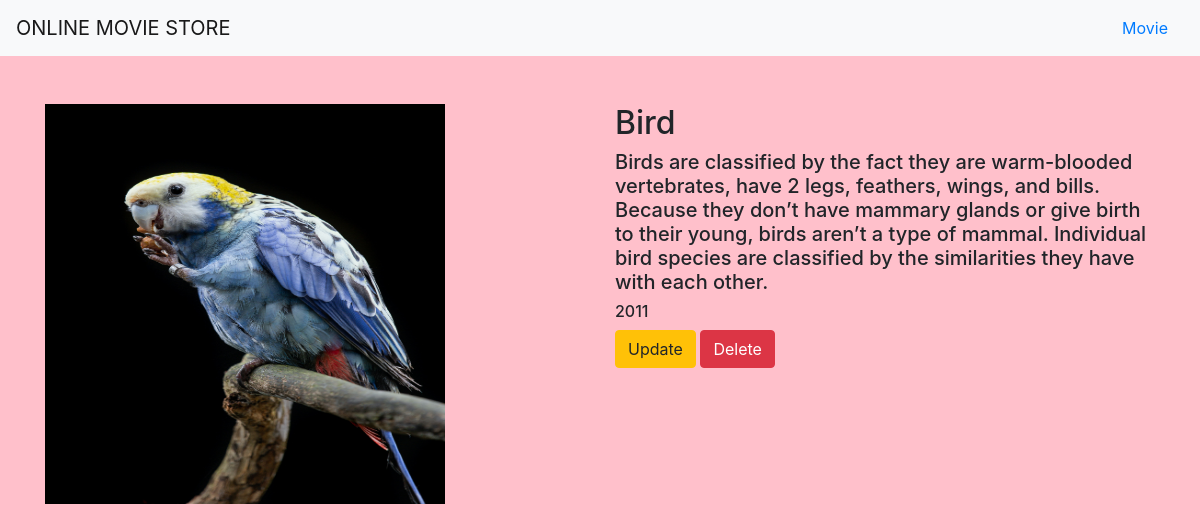
The app's page /movie/4/ with its own data.
### movieapp/models.py (models this page shows, shortened)
class Movie(models.Model):
    name=models.CharField(max_length=250)
    desc=models.TextField()
    year=models.IntegerField()
    img=models.ImageField(upload_to='gallery',null = True)

### movieapp/views.py (the view)
# urls.py: path('movie/<int:movie_id>/',views.detail,name="detail"),
def detail(request,movie_id):
    movie = Movie.objects.get(id=movie_id)
    return render(request,'detail.html',{'movie':movie})

### templates/detail.html
{% extends 'base.html' %}
{% block body %}
<div class="container">
    <div class="row">
        <div class ="col-md-6">
            <img src = "{{movie.img.url}}" width="400" height="400">
        </div>
        <div class ="col-md-6">
            <h2>{{movie.name}}</h2>
            <h5>{{movie.desc}}</h5>
            <h6>{{movie.year}}</h6>
            <a class="btn btn-warning" href = "{% url 'movieapp:update' movie.id %}">Update</a>
            <a class= "btn btn-danger" href = "{% url 'movieapp:delete' movie.id %}">Delete</a>
        </div>
    </div>
</div>
{% endblock %}

### static/style.css (style rules this page uses)
body { background-color : pink; }

### records on screen
Movie: img (picture), name "Bird", desc "Birds are classified by the fact they are warm-blooded vertebrates, have 2 legs, feathers, wings, and bills. Because they don’t have mammary glands or give birth to their young, birds aren’t a type of mammal. Individual bird species are classified by the similarities they have with each other.", year "2011"
